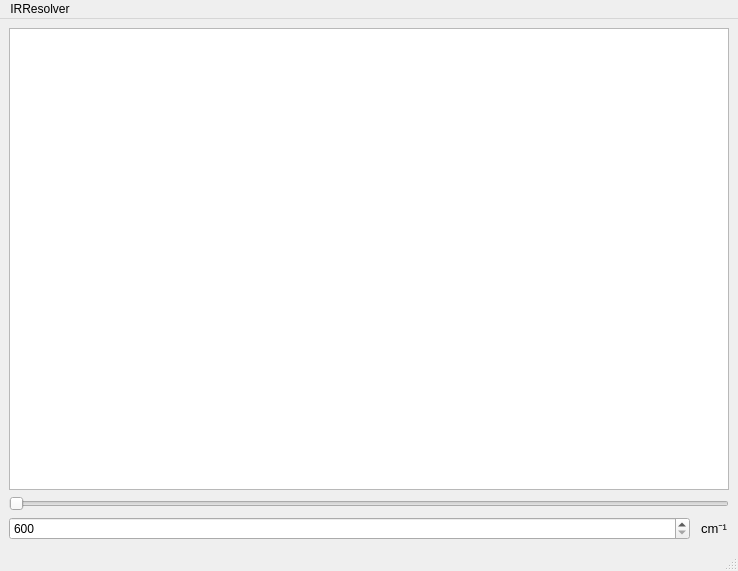
<?xml version="1.0" encoding="UTF-8"?>
<ui version="4.0">
 <class>MainWindow</class>
 <widget class="QMainWindow" name="MainWindow">
  <property name="geometry">
   <rect>
    <x>0</x>
    <y>0</y>
    <width>738</width>
    <height>571</height>
   </rect>
  </property>
  <property name="windowTitle">
   <string>MainWindow</string>
  </property>
  <widget class="QWidget" name="centralwidget">
   <layout class="QVBoxLayout" name="verticalLayout_2">
    <item>
     <layout class="QVBoxLayout" name="verticalLayout">
      <item>
       <widget class="QListWidget" name="listWidget"/>
      </item>
      <item>
       <widget class="QSlider" name="horizontalSlider">
        <property name="minimum">
         <number>600</number>
        </property>
        <property name="maximum">
         <number>4000</number>
        </property>
        <property name="orientation">
         <enum>Qt::Horizontal</enum>
        </property>
       </widget>
      </item>
      <item>
       <layout class="QHBoxLayout" name="horizontalLayout">
        <item>
         <widget class="QSpinBox" name="spinBox">
          <property name="minimum">
           <number>600</number>
          </property>
          <property name="maximum">
           <number>4000</number>
          </property>
          <property name="value">
           <number>600</number>
          </property>
         </widget>
        </item>
        <item>
         <widget class="QLabel" name="label">
          <property name="sizePolicy">
           <sizepolicy hsizetype="Fixed" vsizetype="Fixed">
            <horstretch>0</horstretch>
            <verstretch>0</verstretch>
           </sizepolicy>
          </property>
          <property name="font">
           <font>
            <family>Arial</family>
            <pointsize>10</pointsize>
           </font>
          </property>
          <property name="text">
           <string>cm⁻¹</string>
          </property>
          <property name="textFormat">
           <enum>Qt::AutoText</enum>
          </property>
          <property name="margin">
           <number>10</number>
          </property>
          <property name="indent">
           <number>5</number>
          </property>
         </widget>
        </item>
       </layout>
      </item>
     </layout>
    </item>
   </layout>
  </widget>
  <widget class="QMenuBar" name="menubar">
   <property name="geometry">
    <rect>
     <x>0</x>
     <y>0</y>
     <width>738</width>
     <height>26</height>
    </rect>
   </property>
   <widget class="QMenu" name="menuIRResolver">
    <property name="title">
     <string>IRResolver</string>
    </property>
    <addaction name="actionLoad"/>
    <addaction name="actionQuit"/>
   </widget>
   <addaction name="menuIRResolver"/>
  </widget>
  <widget class="QStatusBar" name="statusbar"/>
  <action name="actionLoad">
   <property name="text">
    <string>Load</string>
   </property>
   <property name="shortcut">
    <string>L</string>
   </property>
  </action>
  <action name="actionQuit">
   <property name="text">
    <string>Quit</string>
   </property>
   <property name="shortcut">
    <string>Q</string>
   </property>
  </action>
 </widget>
 <resources/>
 <connections/>
</ui>
